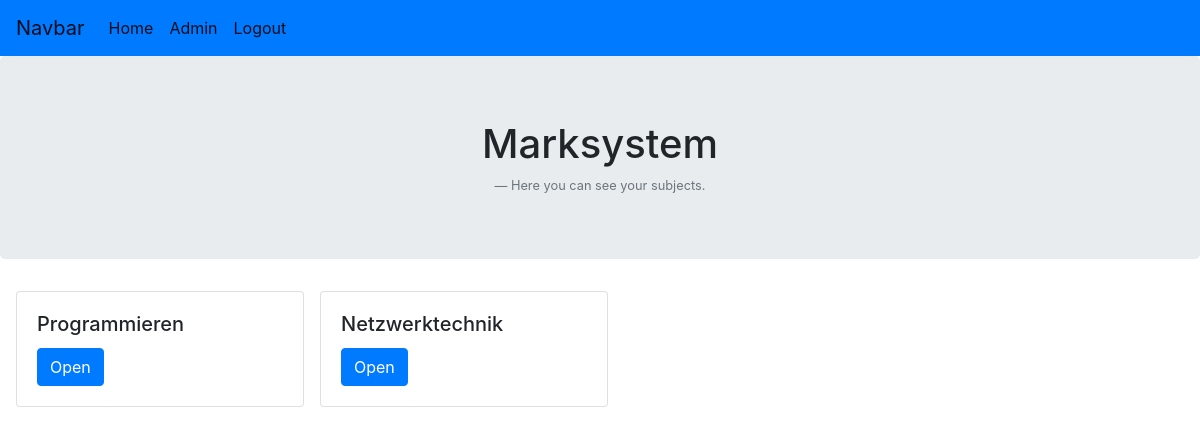
Screenshot of /7/detailseite_lehrer/ (signed in) with the database file from the repository.
### noten/models.py (models this page shows, shortened)
class Unterricht(models.Model):
    Subject = models.ForeignKey(Subject, on_delete=models.CASCADE)
    Teacher = models.ForeignKey(User, on_delete=models.CASCADE)
    Klasse = models.ForeignKey(Klasse, on_delete=models.CASCADE)
    class Meta:
        verbose_name_plural = "Unterrichte"

class Subject(models.Model):
    subject_name = models.CharField(default="", max_length=150)

### noten/views.py (the view)
# urls.py: path('<int:klasse_id>/detailseite_lehrer/', views.detailseite_lehrer,name='detailseite_lehrer'),
@login_required
def detailseite_lehrer(request, klasse_id):
    unterricht = Unterricht.objects.filter(Teacher=request.user, Klasse__id = klasse_id)
    return render(request, 'noten/detailseite_lehrer.html', {'latest_unterricht_list' : unterricht})

### noten/templates/noten/detailseite_lehrer.html (shortened to what this page needs)
<!DOCTYPE html>
<head>
    {% load static %}
    <link href="https://stackpath.bootstrapcdn.com/bootstrap/4.2.1/css/bootstrap.min.css"
 rel="stylesheet">
</head>
<body>
<nav class="navbar navbar-expand-lg navbar-light bg-primary">
    <a class="navbar-brand" href="">Navbar</a>
    <div class="collapse navbar-collapse" id="navbarNav">
        <ul class="navbar-nav">
            <li class="nav-item active">
                <a class="nav-link" href="{% url 'noten:startseite_lehrer' %}">Home</a>
            </li>
            <li class="nav-item active">
                <a class="nav-link" href="/admin">Admin</a>
            </li>
            <li class="nav-item active">
                <a class="nav-link" href="/logout">Logout</a>
            </li>
        </ul>
    </div>
</nav>
<div class="jumbotron text-center">
    <h1>Marksystem</h1>
    <footer class="blockquote-footer">Here you can see your subjects.</footer>
</div>
{% if latest_unterricht_list %}
<div class="row ml-3">
    {% for unterricht in latest_unterricht_list %}
    <div class="card mr-3 mb-3" style="width: 18rem;">
        <div class="card-body">
            <h5 class="card-title">{{ unterricht.Subject.subject_name }}</h5>
            <a class="btn btn-primary" href="{% url 'noten:detailseite_notenvergebung_lehrer' unterricht.id %}">Open</a>
        </div>
    </div>
    {% endfor %}
</div>
{% else %}
<p>No subjects are available.</p>
{% endif %}
</body>
</html>

### noten/templates/noten/detailseite_lehrer.html (style rules this page uses)
html, body { overflow-x: hidden; height: 100%; }

### rows the page displays
Unterricht: Subject.subject_name "Programmieren"
Unterricht: Subject.subject_name "Netzwerktechnik"
